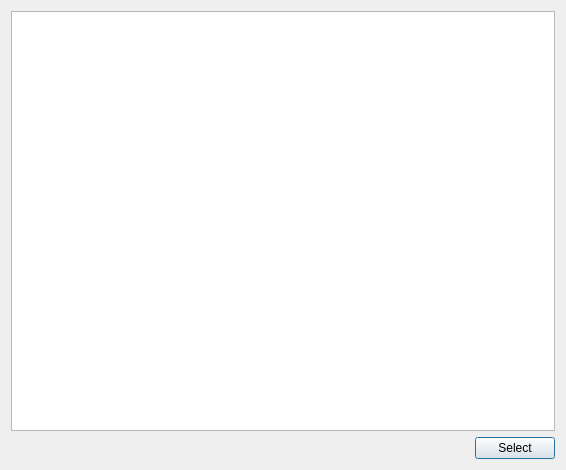
<?xml version="1.0" encoding="UTF-8"?>
<ui version="4.0">
 <class>SelectMapDialog</class>
 <widget class="QDialog" name="SelectMapDialog">
  <property name="geometry">
   <rect>
    <x>0</x>
    <y>0</y>
    <width>566</width>
    <height>470</height>
   </rect>
  </property>
  <property name="windowTitle">
   <string>Select Map</string>
  </property>
  <layout class="QVBoxLayout" name="verticalLayout">
   <item>
    <widget class="QListWidget" name="listMaps"/>
   </item>
   <item>
    <layout class="QHBoxLayout" name="horizontalLayout">
     <item>
      <spacer name="horizontalSpacer">
       <property name="orientation">
        <enum>Qt::Orientation::Horizontal</enum>
       </property>
       <property name="sizeHint" stdset="0">
        <size>
         <width>40</width>
         <height>20</height>
        </size>
       </property>
      </spacer>
     </item>
     <item>
      <widget class="QPushButton" name="btnSelect">
       <property name="text">
        <string>Select</string>
       </property>
      </widget>
     </item>
    </layout>
   </item>
  </layout>
 </widget>
 <resources/>
 <connections/>
</ui>
